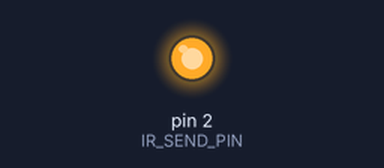
Simulated run of this sketch. Board: Arduino Uno, built with avr-gcc and run on an emulated ATmega328P. Parts: output pins drawn as LEDs (lit = HIGH). Random numbers use the default seed unless the sketch sets one.

Above: at 13.8 s.
Timing chart, 0 to 15.3 s (numbered marks = the images above):
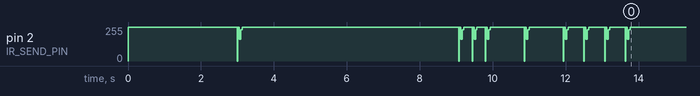

The sketch:

ScalerStartup.ino
```cpp
#include <Arduino.h>

#define IR_RECEIVE_PIN 3
#define IR_SEND_PIN 2

#define MAX_FILES 7
#define REMOTE_ADDR 0
#define KEY_POWER 0x0
#define KEY_ENTER 0x10
#define KEY_RIGHT 0x12

#include "TinyIRReceiver.hpp"
#include "TinyIRSender.hpp"

void sendMark_raw(uint8_t pin, uint16_t us);
void sendNEC_raw(uint8_t pin, uint16_t addr, uint16_t cmd);

void sendRemote(uint8_t cmd, uint16_t ms) {
    sendNEC_raw(IR_SEND_PIN, REMOTE_ADDR, cmd);
    delay(ms);
}

void setup() {
    Serial.begin(115200);

    pinModeFast(IR_SEND_PIN, OUTPUT);
    digitalWriteFast(IR_SEND_PIN, HIGH);

    initPCIInterruptForTinyReceiver();

    delay(3000);

    sendRemote(KEY_POWER, 6000);
    sendRemote(KEY_RIGHT, 300);
    sendRemote(KEY_RIGHT, 300);
    sendRemote(KEY_ENTER, 1000);
    sendRemote(KEY_ENTER, 1000);

    randomSeed(analogRead(0));
    uint16_t rnd = random(1, MAX_FILES);

    for (uint8_t i = 0; i < rnd; i++) {
        sendRemote(KEY_RIGHT, 500);
    }

    sendRemote(KEY_ENTER, 0);
}

void loop() {
}

// func
void handleReceivedTinyIRData(uint8_t addr, uint8_t cmd, uint8_t flags) {
    Serial.print(addr, HEX);
    Serial.print(',');
    Serial.println(cmd, HEX);
}

void sendMark_raw(uint8_t pin, uint16_t us) {
    digitalWriteFast(pin, LOW);
    delayMicroseconds(us);
    digitalWriteFast(pin, HIGH);
}

void sendNEC_raw(uint8_t pin, uint16_t addr, uint16_t cmd) {
    noInterrupts();
    sendMark_raw(pin, NEC_HEADER_MARK);
    delayMicroseconds(NEC_HEADER_SPACE);

    LongUnion tData;
    if (addr > 0xFF) {
        tData.UWord.LowWord = addr;
    } else {
        tData.UByte.LowByte = addr;  // LSB first
        tData.UByte.MidLowByte = ~addr;

        tData.UByte.MidLowByte &= ~0b01000000;  // kostyl

    }
    if (cmd > 0xFF) {
        tData.UWord.HighWord = cmd;
    } else {
        tData.UByte.MidHighByte = cmd;
        tData.UByte.HighByte = ~cmd;  // LSB first
    }

    // Send data
    for (uint_fast8_t i = 0; i < NEC_BITS; ++i) {
        sendMark_raw(pin, NEC_BIT_MARK);  // constant mark length
        if (tData.ULong & 1) {
            delayMicroseconds(NEC_ONE_SPACE);
        } else {
            delayMicroseconds(NEC_ZERO_SPACE);
        }
        tData.ULong >>= 1;  // shift command for next bit
    }

    sendMark_raw(pin, NEC_BIT_MARK);
    interrupts();
}
```
